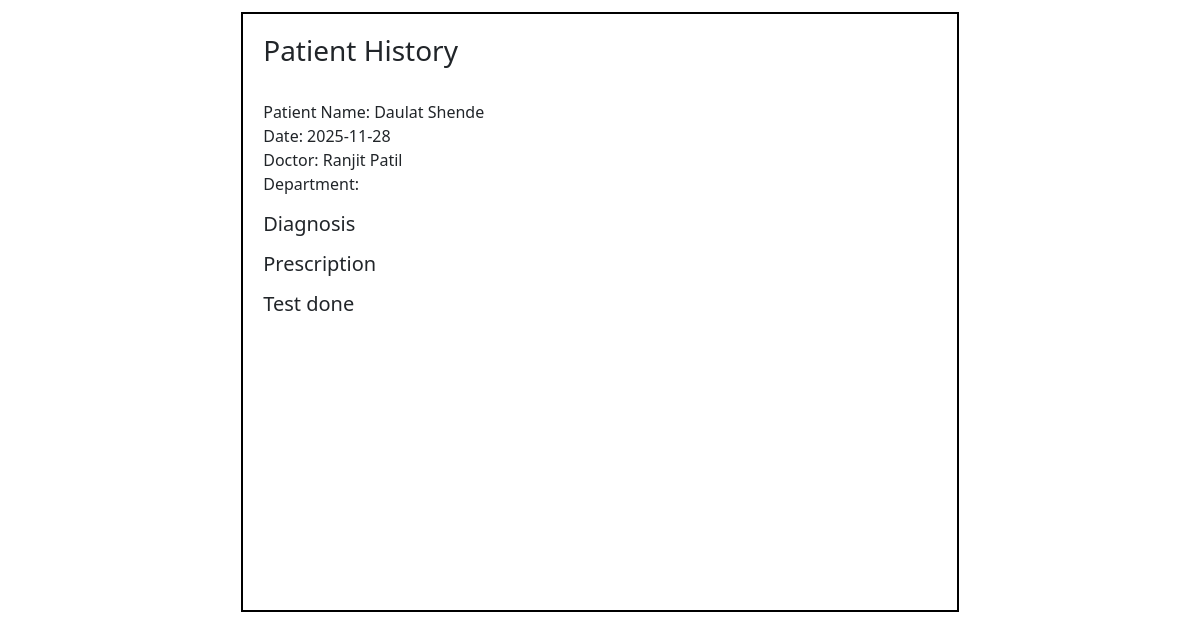
The page /view_patient_history/32 on the database as committed earlier.
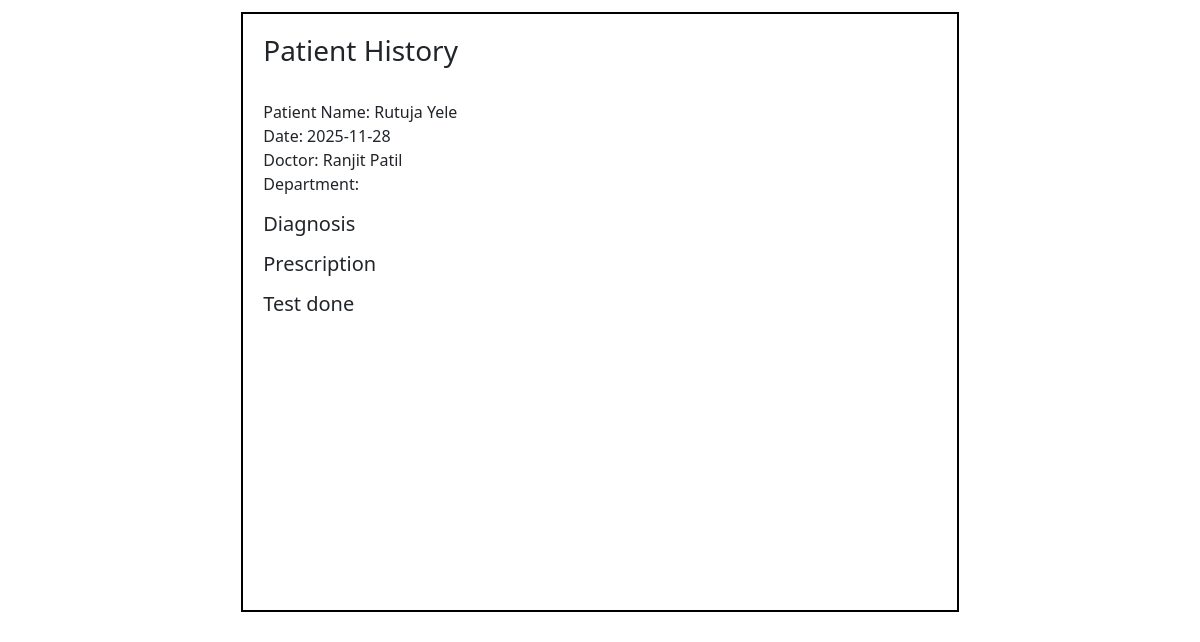
The same page on the database as committed later.
### application/models.py (models this page shows)
class Patient(db.Model):
    __tablename__ = "Patient"
    patient_id = db.Column(db.Integer, primary_key=True)
    name = db.Column(db.String(), nullable=False)
    phone = db.Column(db.String())
    age = db.Column(db.Integer)
    gender = db.Column(db.String())
    email = db.Column(db.String(), unique=True)
    username = db.Column(db.String(), unique=True, nullable=False)
    password = db.Column(db.String(), nullable=False)
    address = db.Column(db.String())
    patient_type = db.Column(db.String(), default='OPD')  # OPD/IPD
    status = db.Column(db.String(), default='Active')
    consultant = db.Column(db.Integer, db.ForeignKey('Doctor.doctor_id'))  #foreignkey
    appointments = db.relationship('Appointment', backref='patient', lazy=True)  # relationship
    treatment = db.relationship('Treatment', backref='patient', lazy=True) #realtionship

### application/controllers.py (the view)
@app.route("/view_patient_history/<int:appoint_id>")
def view_patient_history(appoint_id):
    appoint = Appointment.query.filter_by(appointment_id=appoint_id).first()
    treatment = Treatment.query.filter_by(appointment_id=appoint_id).first()
    viewer = None
    if 'doctor_id' in session:
        viewer = "doctor"
    elif 'patient_id' in session:
        viewer = "patient"
    elif 'admin_id' in session:
        viewer = "admin"
    return render_template('view_ph.html', appoint=appoint, treatment=treatment, viewer=viewer)

### templates/view_ph.html (shortened to what this page needs)
<!DOCTYPE html>
<html lang="en">
    <head>
        <link rel="stylesheet" href="/static/style.css">
        <link href="https://cdn.jsdelivr.net/npm/bootstrap@5.3.8/dist/css/bootstrap.min.css" rel="stylesheet"
>
    </head>
    <body>
        <div id="main">
            <div id="canvas">
                 <div class="d-flex justify-content-between align-items-center">
                        <h3 class="headings">Patient History</h3>
                </div> <br>
                <ul class="list-unstyled">
                    <li>Patient Name: {{appoint.patient.name}}</li>
                    <li>Date: {{appoint.date}}</li>
                    <li>Doctor: {{appoint.doctor.name}}</li>
                    <li>Department: {{appoint.doctor.department}}</li>
                </ul>
                <h5>Diagnosis</h5>
                <h5>Prescription</h5>
                <h5>Test done</h5>
            </div>
        </div>
    </body>
</html>

Rows that differ between the two databases and show on the page:
changed Patient: patient.name "Daulat Shende" → "Rutuja Yele"
